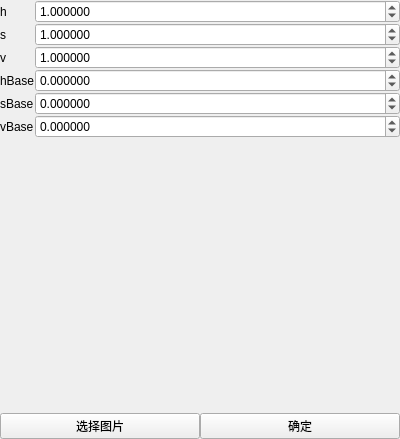
<?xml version="1.0" encoding="UTF-8"?>
<ui version="4.0">
 <class>ControlItem</class>
 <widget class="QWidget" name="ControlItem">
  <property name="geometry">
   <rect>
    <x>0</x>
    <y>0</y>
    <width>400</width>
    <height>439</height>
   </rect>
  </property>
  <property name="windowTitle">
   <string>Form</string>
  </property>
  <layout class="QVBoxLayout" name="verticalLayout">
   <property name="spacing">
    <number>0</number>
   </property>
   <property name="leftMargin">
    <number>0</number>
   </property>
   <property name="topMargin">
    <number>0</number>
   </property>
   <property name="rightMargin">
    <number>0</number>
   </property>
   <property name="bottomMargin">
    <number>0</number>
   </property>
   <item>
    <layout class="QFormLayout" name="formLayout">
     <property name="horizontalSpacing">
      <number>0</number>
     </property>
     <property name="verticalSpacing">
      <number>0</number>
     </property>
     <item row="0" column="0">
      <widget class="QLabel" name="hLabel">
       <property name="text">
        <string>h</string>
       </property>
      </widget>
     </item>
     <item row="1" column="0">
      <widget class="QLabel" name="sLabel">
       <property name="text">
        <string>s</string>
       </property>
      </widget>
     </item>
     <item row="1" column="1">
      <widget class="QDoubleSpinBox" name="sDoubleSpinBox">
       <property name="decimals">
        <number>6</number>
       </property>
       <property name="minimum">
        <double>-99.000000000000000</double>
       </property>
       <property name="singleStep">
        <double>0.050000000000000</double>
       </property>
       <property name="value">
        <double>1.000000000000000</double>
       </property>
      </widget>
     </item>
     <item row="2" column="0">
      <widget class="QLabel" name="vLabel">
       <property name="text">
        <string>v</string>
       </property>
      </widget>
     </item>
     <item row="2" column="1">
      <widget class="QDoubleSpinBox" name="vDoubleSpinBox">
       <property name="decimals">
        <number>6</number>
       </property>
       <property name="minimum">
        <double>-99.000000000000000</double>
       </property>
       <property name="singleStep">
        <double>0.050000000000000</double>
       </property>
       <property name="value">
        <double>1.000000000000000</double>
       </property>
      </widget>
     </item>
     <item row="3" column="0">
      <widget class="QLabel" name="hBaseLabel">
       <property name="text">
        <string>hBase</string>
       </property>
      </widget>
     </item>
     <item row="3" column="1">
      <widget class="QDoubleSpinBox" name="hBaseDoubleSpinBox">
       <property name="decimals">
        <number>6</number>
       </property>
       <property name="minimum">
        <double>-255.000000000000000</double>
       </property>
       <property name="maximum">
        <double>255.000000000000000</double>
       </property>
       <property name="singleStep">
        <double>0.500000000000000</double>
       </property>
      </widget>
     </item>
     <item row="4" column="0">
      <widget class="QLabel" name="sBaseLabel">
       <property name="text">
        <string>sBase</string>
       </property>
      </widget>
     </item>
     <item row="4" column="1">
      <widget class="QDoubleSpinBox" name="sBaseDoubleSpinBox">
       <property name="decimals">
        <number>6</number>
       </property>
       <property name="minimum">
        <double>-255.000000000000000</double>
       </property>
       <property name="maximum">
        <double>255.000000000000000</double>
       </property>
       <property name="singleStep">
        <double>0.500000000000000</double>
       </property>
      </widget>
     </item>
     <item row="5" column="0">
      <widget class="QLabel" name="vBaseLabel">
       <property name="text">
        <string>vBase</string>
       </property>
      </widget>
     </item>
     <item row="5" column="1">
      <widget class="QDoubleSpinBox" name="vBaseDoubleSpinBox">
       <property name="decimals">
        <number>6</number>
       </property>
       <property name="minimum">
        <double>-255.000000000000000</double>
       </property>
       <property name="maximum">
        <double>255.000000000000000</double>
       </property>
       <property name="singleStep">
        <double>0.500000000000000</double>
       </property>
      </widget>
     </item>
     <item row="0" column="1">
      <widget class="QDoubleSpinBox" name="hDoubleSpinBox">
       <property name="decimals">
        <number>6</number>
       </property>
       <property name="minimum">
        <double>-99.000000000000000</double>
       </property>
       <property name="singleStep">
        <double>0.050000000000000</double>
       </property>
       <property name="value">
        <double>1.000000000000000</double>
       </property>
      </widget>
     </item>
    </layout>
   </item>
   <item>
    <layout class="QHBoxLayout" name="horizontalLayout">
     <property name="spacing">
      <number>0</number>
     </property>
     <item>
      <widget class="QPushButton" name="select_image_button">
       <property name="text">
        <string>选择图片</string>
       </property>
      </widget>
     </item>
     <item>
      <widget class="QPushButton" name="do_button">
       <property name="text">
        <string>确定</string>
       </property>
      </widget>
     </item>
    </layout>
   </item>
  </layout>
 </widget>
 <resources/>
 <connections>
  <connection>
   <sender>hDoubleSpinBox</sender>
   <signal>editingFinished()</signal>
   <receiver>do_button</receiver>
   <slot>click()</slot>
   <hints>
    <hint type="sourcelabel">
     <x>102</x>
     <y>8</y>
    </hint>
    <hint type="destinationlabel">
     <x>250</x>
     <y>327</y>
    </hint>
   </hints>
  </connection>
  <connection>
   <sender>sDoubleSpinBox</sender>
   <signal>editingFinished()</signal>
   <receiver>do_button</receiver>
   <slot>click()</slot>
   <hints>
    <hint type="sourcelabel">
     <x>130</x>
     <y>36</y>
    </hint>
    <hint type="destinationlabel">
     <x>286</x>
     <y>327</y>
    </hint>
   </hints>
  </connection>
  <connection>
   <sender>vDoubleSpinBox</sender>
   <signal>editingFinished()</signal>
   <receiver>do_button</receiver>
   <slot>click()</slot>
   <hints>
    <hint type="sourcelabel">
     <x>156</x>
     <y>54</y>
    </hint>
    <hint type="destinationlabel">
     <x>282</x>
     <y>330</y>
    </hint>
   </hints>
  </connection>
  <connection>
   <sender>hBaseDoubleSpinBox</sender>
   <signal>editingFinished()</signal>
   <receiver>do_button</receiver>
   <slot>click()</slot>
   <hints>
    <hint type="sourcelabel">
     <x>62</x>
     <y>78</y>
    </hint>
    <hint type="destinationlabel">
     <x>297</x>
     <y>328</y>
    </hint>
   </hints>
  </connection>
  <connection>
   <sender>sBaseDoubleSpinBox</sender>
   <signal>editingFinished()</signal>
   <receiver>do_button</receiver>
   <slot>click()</slot>
   <hints>
    <hint type="sourcelabel">
     <x>171</x>
     <y>94</y>
    </hint>
    <hint type="destinationlabel">
     <x>275</x>
     <y>335</y>
    </hint>
   </hints>
  </connection>
  <connection>
   <sender>vBaseDoubleSpinBox</sender>
   <signal>editingFinished()</signal>
   <receiver>do_button</receiver>
   <slot>click()</slot>
   <hints>
    <hint type="sourcelabel">
     <x>227</x>
     <y>111</y>
    </hint>
    <hint type="destinationlabel">
     <x>271</x>
     <y>335</y>
    </hint>
   </hints>
  </connection>
 </connections>
</ui>
